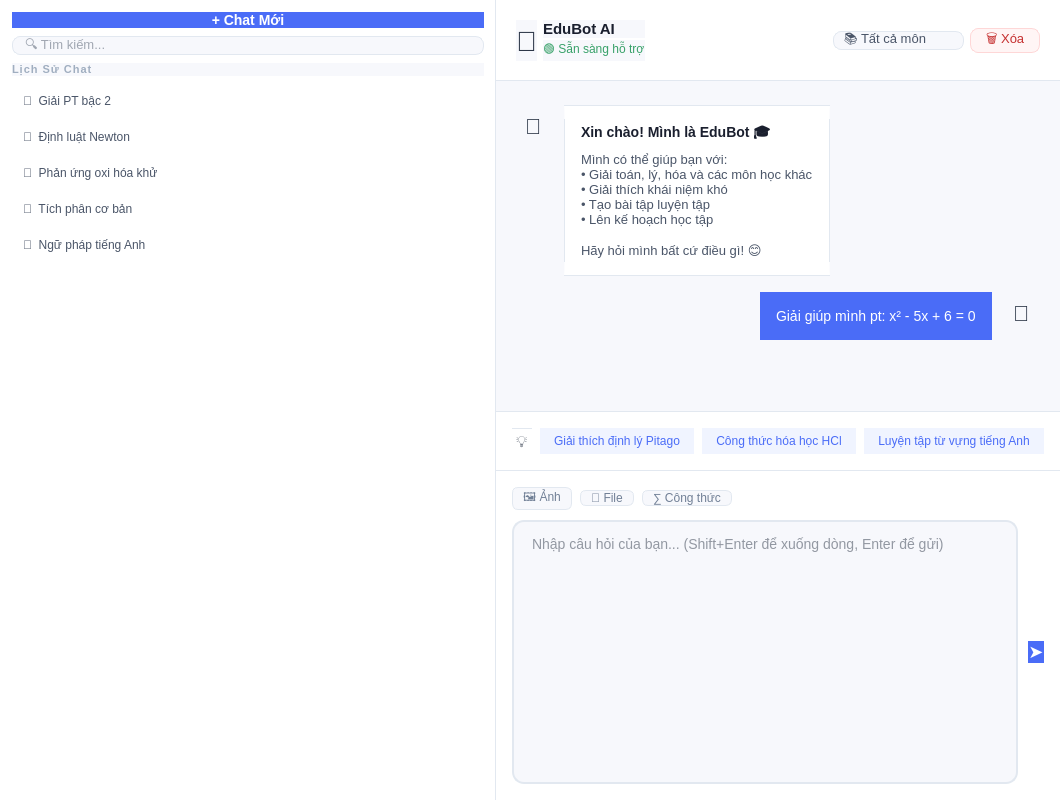
<?xml version="1.0" encoding="UTF-8"?>
<ui version="4.0">
 <class>ChatPage</class>
 <widget class="QWidget" name="ChatPage">
  <property name="geometry">
   <rect>
    <x>0</x>
    <y>0</y>
    <width>1060</width>
    <height>800</height>
   </rect>
  </property>
  <property name="windowTitle">
   <string>Chat với AI</string>
  </property>
  <property name="styleSheet">
   <string>
    QWidget {
      font-family: "Segoe UI", Arial, sans-serif;
      background-color: #f7f8fc;
      color: #2d3748;
    }
   </string>
  </property>
  <layout class="QHBoxLayout" name="chatPageLayout">
   <property name="spacing">
    <number>0</number>
   </property>
   <property name="leftMargin">
  <number>0</number>
 </property>
 <property name="topMargin">
  <number>0</number>
 </property>
 <property name="rightMargin">
  <number>0</number>
 </property>
 <property name="bottomMargin">
  <number>0</number>
 </property>
   <!-- Left: Chat Sessions List -->
   <item>
    <widget class="QWidget" name="sessionsPanel">
     <property name="minimumWidth">
      <number>240</number>
     </property>
     <property name="maximumWidth">
      <number>260</number>
     </property>
     <property name="styleSheet">
      <string>
       QWidget#sessionsPanel {
         background-color: #ffffff;
         border-right: 1px solid #e2e8f0;
       }
      </string>
     </property>
     <layout class="QVBoxLayout" name="sessionsLayout">
      <property name="spacing">
       <number>8</number>
      </property>
      <property name="leftMargin">
  <number>12</number>
 </property>
 <property name="topMargin">
  <number>12</number>
 </property>
 <property name="rightMargin">
  <number>12</number>
 </property>
 <property name="bottomMargin">
  <number>12</number>
 </property>
      <!-- New Chat Button -->
      <item>
       <widget class="QPushButton" name="btnNewChat">
        <property name="text">
         <string>+ Chat Mới</string>
        </property>
        <property name="minimumHeight">
         <number>40</number>
        </property>
        <property name="styleSheet">
         <string>
          QPushButton {
            background-color: #4a6cf7;
            color: white;
            border: none;
            border-radius: 10px;
            font-size: 14px;
            font-weight: 650;
          }
          QPushButton:hover { background-color: #3b5bdb; }
          QPushButton:pressed { background-color: #2f4ac7; }
         </string>
        </property>
       </widget>
      </item>
      <!-- Search sessions -->
      <item>
       <widget class="QLineEdit" name="searchSessions">
        <property name="placeholderText">
         <string>🔍 Tìm kiếm...</string>
        </property>
        <property name="minimumHeight">
         <number>36</number>
        </property>
        <property name="styleSheet">
         <string>
          QLineEdit {
            background-color: #f7f8fc;
            border: 1px solid #e2e8f0;
            border-radius: 8px;
            padding: 0 10px;
            font-size: 13px;
            color: #4a5568;
          }
          QLineEdit:focus {
            border-color: #4a6cf7;
            background-color: #ffffff;
          }
         </string>
        </property>
       </widget>
      </item>
      <!-- Sessions Label -->
      <item>
       <widget class="QLabel">
        <property name="text">
         <string>Lịch Sử Chat</string>
        </property>
        <property name="styleSheet">
         <string>color: #a0aec0; font-size: 11px; font-weight: bold; text-transform: uppercase; letter-spacing: 1px;</string>
        </property>
       </widget>
      </item>
      <!-- Session List -->
      <item>
       <widget class="QListWidget" name="sessionsList">
        <property name="styleSheet">
         <string>
          QListWidget {
            border: none;
            background: transparent;
          }
          QListWidget::item {
            padding: 10px 8px;
            border-radius: 8px;
            color: #4a5568;
            font-size: 13px;
            margin-bottom: 2px;
          }
          QListWidget::item:hover {
            background-color: #f7fafc;
          }
          QListWidget::item:selected {
            background-color: #ebf4ff;
            color: #2b6cb0;
            font-weight: 550;
          }
         </string>
        </property>
        <item>
         <property name="text"><string>💬  Giải PT bậc 2</string></property>
        </item>
        <item>
         <property name="text"><string>💬  Định luật Newton</string></property>
        </item>
        <item>
         <property name="text"><string>💬  Phản ứng oxi hóa khử</string></property>
        </item>
        <item>
         <property name="text"><string>💬  Tích phân cơ bản</string></property>
        </item>
        <item>
         <property name="text"><string>💬  Ngữ pháp tiếng Anh</string></property>
        </item>
       </widget>
      </item>
     </layout>
    </widget>
   </item>
   <!-- Right: Chat Main Area -->
   <item>
    <widget class="QWidget" name="chatMainArea">
     <layout class="QVBoxLayout" name="chatMainLayout">
      <property name="spacing">
       <number>0</number>
      </property>
      <property name="leftMargin">
  <number>0</number>
 </property>
 <property name="topMargin">
  <number>0</number>
 </property>
 <property name="rightMargin">
  <number>0</number>
 </property>
 <property name="bottomMargin">
  <number>0</number>
 </property>
      <!-- Chat Header -->
      <item>
       <widget class="QFrame" name="chatHeader">
        <property name="minimumHeight">
         <number>64</number>
        </property>
        <property name="maximumHeight">
         <number>64</number>
        </property>
        <property name="styleSheet">
         <string>
          QFrame#chatHeader {
            background-color: #ffffff;
            border-bottom: 1px solid #e2e8f0;
          }
         </string>
        </property>
        <layout class="QHBoxLayout">
         <property name="leftMargin">
  <number>20</number>
 </property>
 <property name="topMargin">
  <number>20</number>
 </property>
 <property name="rightMargin">
  <number>20</number>
 </property>
 <property name="bottomMargin">
  <number>20</number>
 </property>
         <item>
          <widget class="QLabel" name="botAvatarLabel">
           <property name="text">
            <string>🤖</string>
           </property>
           <property name="styleSheet">
            <string>font-size: 28px;</string>
           </property>
          </widget>
         </item>
         <item>
          <layout class="QVBoxLayout">
           <property name="spacing"><number>2</number></property>
           <item>
            <widget class="QLabel" name="botNameLabel">
             <property name="text">
              <string>EduBot AI</string>
             </property>
             <property name="styleSheet">
              <string>color: #1a1f2e; font-size: 15px; font-weight: bold;</string>
             </property>
            </widget>
           </item>
           <item>
            <widget class="QLabel" name="botStatusLabel">
             <property name="text">
              <string>🟢 Sẵn sàng hỗ trợ</string>
             </property>
             <property name="styleSheet">
              <string>color: #38a169; font-size: 12px;</string>
             </property>
            </widget>
           </item>
          </layout>
         </item>
         <item>
          <spacer>
   <property name="sizeHint" stdset="0">
    <size>
     <width>0</width>
     <height>0</height>
    </size>
   </property>
           <property name="orientation"><enum>Qt::Horizontal</enum></property>
          </spacer>
         </item>
         <!-- Subject Selector -->
         <item>
          <widget class="QComboBox" name="subjectCombo">
           <property name="minimumHeight"><number>36</number></property>
           <property name="minimumWidth"><number>150</number></property>
           <property name="styleSheet">
            <string>
             QComboBox {
               background-color: #f7f8fc;
               border: 1px solid #e2e8f0;
               border-radius: 8px;
               padding: 0 10px;
               font-size: 13px;
               color: #4a5568;
             }
             QComboBox:hover { border-color: #4a6cf7; }
             QComboBox::drop-down { border: none; width: 20px; }
            </string>
           </property>
           <item><property name="text"><string>📚 Tất cả môn</string></property></item>
           <item><property name="text"><string>📐 Toán học</string></property></item>
           <item><property name="text"><string>⚛️ Vật lý</string></property></item>
           <item><property name="text"><string>🧪 Hóa học</string></property></item>
           <item><property name="text"><string>🌿 Sinh học</string></property></item>
           <item><property name="text"><string>🌍 Lịch sử</string></property></item>
           <item><property name="text"><string>📖 Ngữ văn</string></property></item>
           <item><property name="text"><string>🇬🇧 Tiếng Anh</string></property></item>
          </widget>
         </item>
         <!-- Clear Chat Button -->
         <item>
          <widget class="QPushButton" name="btnClearChat">
           <property name="text">
            <string>🗑️ Xóa</string>
           </property>
           <property name="minimumHeight"><number>36</number></property>
           <property name="styleSheet">
            <string>
             QPushButton {
               background-color: #fff5f5;
               color: #c53030;
               border: 1px solid #fed7d7;
               border-radius: 8px;
               padding: 0 14px;
               font-size: 13px;
             }
             QPushButton:hover { background-color: #fed7d7; }
            </string>
           </property>
          </widget>
         </item>
        </layout>
       </widget>
      </item>
      <!-- Chat Messages Area -->
      <item>
       <widget class="QScrollArea" name="chatScrollArea">
        <property name="widgetResizable">
         <bool>true</bool>
        </property>
        <property name="styleSheet">
         <string>
          QScrollArea {
            border: none;
            background-color: #f7f8fc;
          }
          QScrollBar:vertical {
            width: 6px;
            background: transparent;
          }
          QScrollBar::handle:vertical {
            background: #cbd5e0;
            border-radius: 3px;
          }
         </string>
        </property>
        <widget class="QWidget" name="chatScrollContent">
         <layout class="QVBoxLayout" name="messagesLayout">
          <property name="spacing">
           <number>16</number>
          </property>
          <property name="leftMargin">
  <number>24</number>
 </property>
 <property name="topMargin">
  <number>24</number>
 </property>
 <property name="rightMargin">
  <number>24</number>
 </property>
 <property name="bottomMargin">
  <number>24</number>
 </property>
          <!-- Welcome message (Bot) -->
          <item>
           <layout class="QHBoxLayout">
            <item>
             <widget class="QLabel">
              <property name="text"><string>🤖</string></property>
              <property name="styleSheet"><string>font-size:22px;margin-top:4px;</string></property>
              <property name="alignment"><set>Qt::AlignTop</set></property>
             </widget>
            </item>
            <item>
             <widget class="QFrame" name="botMsgWelcome">
              <property name="styleSheet">
               <string>
                QFrame {
                  background-color: #ffffff;
                  border-radius: 0px 14px 14px 14px;
                  border: 1px solid #e2e8f0;
                }
               </string>
              </property>
              <layout class="QVBoxLayout">
               <property name="leftMargin">
  <number>16</number>
 </property>
 <property name="topMargin">
  <number>16</number>
 </property>
 <property name="rightMargin">
  <number>16</number>
 </property>
 <property name="bottomMargin">
  <number>16</number>
 </property>
               <property name="spacing"><number>6</number></property>
               <item>
                <widget class="QLabel">
                 <property name="text">
                  <string>Xin chào! Mình là EduBot 🎓</string>
                 </property>
                 <property name="styleSheet">
                  <string>color:#1a1f2e;font-size:14px;font-weight:bold;background:transparent;border:none;</string>
                 </property>
                </widget>
               </item>
               <item>
                <widget class="QLabel">
                 <property name="text">
                  <string>Mình có thể giúp bạn với:
• Giải toán, lý, hóa và các môn học khác
• Giải thích khái niệm khó
• Tạo bài tập luyện tập
• Lên kế hoạch học tập

Hãy hỏi mình bất cứ điều gì! 😊</string>
                 </property>
                 <property name="wordWrap"><bool>true</bool></property>
                 <property name="styleSheet">
                  <string>color:#4a5568;font-size:13px;line-height:1.6;background:transparent;border:none;</string>
                 </property>
                </widget>
               </item>
              </layout>
             </widget>
            </item>
            <item>
             <spacer>
              <property name="orientation"><enum>Qt::Horizontal</enum></property>
              <property name="sizeHint"><size><width>80</width><height>0</height></size></property>
             </spacer>
            </item>
           </layout>
          </item>
          <!-- User Message Example -->
          <item>
           <layout class="QHBoxLayout">
            <item>
             <spacer>
              <property name="orientation"><enum>Qt::Horizontal</enum></property>
              <property name="sizeHint"><size><width>80</width><height>0</height></size></property>
             </spacer>
            </item>
            <item>
             <widget class="QFrame" name="userMsg1">
              <property name="styleSheet">
               <string>
                QFrame {
                  background-color: #4a6cf7;
                  border-radius: 14px 0px 14px 14px;
                }
               </string>
              </property>
              <layout class="QVBoxLayout">
               <property name="leftMargin">
  <number>16</number>
 </property>
 <property name="topMargin">
  <number>16</number>
 </property>
 <property name="rightMargin">
  <number>16</number>
 </property>
 <property name="bottomMargin">
  <number>16</number>
 </property>
               <item>
                <widget class="QLabel">
                 <property name="text">
                  <string>Giải giúp mình pt: x² - 5x + 6 = 0</string>
                 </property>
                 <property name="styleSheet">
                  <string>color:#ffffff;font-size:14px;background:transparent;border:none;</string>
                 </property>
                </widget>
               </item>
              </layout>
             </widget>
            </item>
            <item>
             <widget class="QLabel">
              <property name="text"><string>👤</string></property>
              <property name="styleSheet"><string>font-size:22px;margin-top:4px;</string></property>
              <property name="alignment"><set>Qt::AlignTop</set></property>
             </widget>
            </item>
           </layout>
          </item>
          <!-- Spacer at bottom -->
          <item>
           <spacer>
   <property name="sizeHint" stdset="0">
    <size>
     <width>0</width>
     <height>0</height>
    </size>
   </property>
            <property name="orientation"><enum>Qt::Vertical</enum></property>
           </spacer>
          </item>
         </layout>
        </widget>
       </widget>
      </item>
      <!-- Suggested Questions -->
      <item>
       <widget class="QFrame" name="suggestionsFrame">
        <property name="styleSheet">
         <string>QFrame{background:#ffffff;border-top:1px solid #e2e8f0;}</string>
        </property>
        <layout class="QHBoxLayout">
         <property name="leftMargin">
  <number>16</number>
 </property>
 <property name="topMargin">
  <number>16</number>
 </property>
 <property name="rightMargin">
  <number>16</number>
 </property>
 <property name="bottomMargin">
  <number>16</number>
 </property>
         <property name="spacing"><number>8</number></property>
         <item>
          <widget class="QLabel">
           <property name="text"><string>💡</string></property>
           <property name="styleSheet"><string>font-size:16px;</string></property>
          </widget>
         </item>
         <item>
          <widget class="QPushButton" name="suggBtn1">
           <property name="text"><string>Giải thích định lý Pitago</string></property>
           <property name="styleSheet">
            <string>QPushButton{background:#f0f4ff;color:#4a6cf7;border:none;border-radius:16px;padding:6px 14px;font-size:12px;}QPushButton:hover{background:#dde4ff;}</string>
           </property>
          </widget>
         </item>
         <item>
          <widget class="QPushButton" name="suggBtn2">
           <property name="text"><string>Công thức hóa học HCl</string></property>
           <property name="styleSheet">
            <string>QPushButton{background:#f0f4ff;color:#4a6cf7;border:none;border-radius:16px;padding:6px 14px;font-size:12px;}QPushButton:hover{background:#dde4ff;}</string>
           </property>
          </widget>
         </item>
         <item>
          <widget class="QPushButton" name="suggBtn3">
           <property name="text"><string>Luyện tập từ vựng tiếng Anh</string></property>
           <property name="styleSheet">
            <string>QPushButton{background:#f0f4ff;color:#4a6cf7;border:none;border-radius:16px;padding:6px 14px;font-size:12px;}QPushButton:hover{background:#dde4ff;}</string>
           </property>
          </widget>
         </item>
         <item>
          <spacer>
   <property name="sizeHint" stdset="0">
    <size>
     <width>0</width>
     <height>0</height>
    </size>
   </property><property name="orientation"><enum>Qt::Horizontal</enum></property></spacer>
         </item>
        </layout>
       </widget>
      </item>
      <!-- Input Area -->
      <item>
       <widget class="QFrame" name="inputFrame">
        <property name="styleSheet">
         <string>
          QFrame#inputFrame {
            background-color: #ffffff;
            border-top: 1px solid #e2e8f0;
          }
         </string>
        </property>
        <layout class="QVBoxLayout">
         <property name="leftMargin">
  <number>16</number>
 </property>
 <property name="topMargin">
  <number>16</number>
 </property>
 <property name="rightMargin">
  <number>16</number>
 </property>
 <property name="bottomMargin">
  <number>16</number>
 </property>
         <property name="spacing"><number>10</number></property>
         <!-- Attachment row -->
         <item>
          <layout class="QHBoxLayout">
           <property name="spacing"><number>8</number></property>
           <item>
            <widget class="QPushButton" name="btnAttachImage">
             <property name="text"><string>🖼️ Ảnh</string></property>
             <property name="minimumHeight"><number>32</number></property>
             <property name="styleSheet">
              <string>QPushButton{background:#f7f8fc;color:#718096;border:1px solid #e2e8f0;border-radius:6px;padding:0 10px;font-size:12px;}QPushButton:hover{background:#edf2f7;}</string>
             </property>
            </widget>
           </item>
           <item>
            <widget class="QPushButton" name="btnAttachFile">
             <property name="text"><string>📎 File</string></property>
             <property name="minimumHeight"><number>32</number></property>
             <property name="styleSheet">
              <string>QPushButton{background:#f7f8fc;color:#718096;border:1px solid #e2e8f0;border-radius:6px;padding:0 10px;font-size:12px;}QPushButton:hover{background:#edf2f7;}</string>
             </property>
            </widget>
           </item>
           <item>
            <widget class="QPushButton" name="btnFormulaInput">
             <property name="text"><string>∑ Công thức</string></property>
             <property name="minimumHeight"><number>32</number></property>
             <property name="styleSheet">
              <string>QPushButton{background:#f7f8fc;color:#718096;border:1px solid #e2e8f0;border-radius:6px;padding:0 10px;font-size:12px;}QPushButton:hover{background:#edf2f7;}</string>
             </property>
            </widget>
           </item>
           <item>
            <spacer>
   <property name="sizeHint" stdset="0">
    <size>
     <width>0</width>
     <height>0</height>
    </size>
   </property><property name="orientation"><enum>Qt::Horizontal</enum></property></spacer>
           </item>
          </layout>
         </item>
         <!-- Text Input + Send -->
         <item>
          <layout class="QHBoxLayout">
           <property name="spacing"><number>10</number></property>
           <item>
            <widget class="QPlainTextEdit" name="chatInputField">
             <property name="placeholderText">
              <string>Nhập câu hỏi của bạn... (Shift+Enter để xuống dòng, Enter để gửi)</string>
             </property>
             <property name="minimumHeight">
              <number>44</number>
             </property>
             <property name="maximumHeight">
              <number>120</number>
             </property>
             <property name="styleSheet">
              <string>
               QPlainTextEdit {
                 background-color: #f7f8fc;
                 border: 1.5px solid #e2e8f0;
                 border-radius: 12px;
                 padding: 10px 14px;
                 font-size: 14px;
                 color: #2d3748;
               }
               QPlainTextEdit:focus {
                 border-color: #4a6cf7;
                 background-color: #ffffff;
               }
              </string>
             </property>
            </widget>
           </item>
           <item>
            <widget class="QPushButton" name="btnSend">
             <property name="text">
              <string>➤</string>
             </property>
             <property name="minimumWidth"><number>48</number></property>
             <property name="minimumHeight"><number>48</number></property>
             <property name="maximumWidth"><number>48</number></property>
             <property name="maximumHeight"><number>48</number></property>
             <property name="styleSheet">
              <string>
               QPushButton {
                 background-color: #4a6cf7;
                 color: white;
                 border: none;
                 border-radius: 12px;
                 font-size: 18px;
               }
               QPushButton:hover { background-color: #3b5bdb; }
               QPushButton:pressed { background-color: #2f4ac7; }
               QPushButton:disabled { background-color: #a0aec0; }
              </string>
             </property>
            </widget>
           </item>
          </layout>
         </item>
        </layout>
       </widget>
      </item>
     </layout>
    </widget>
   </item>
  </layout>
 </widget>
 <resources/>
 <connections/>
</ui>
